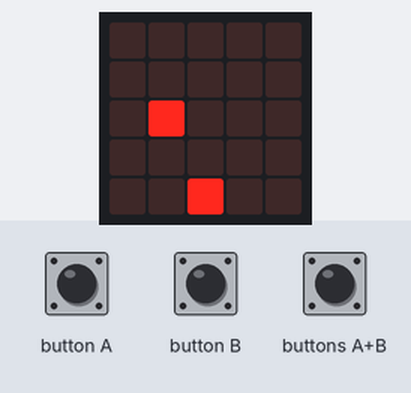
A program run on a simulated BBC micro:bit (MakeCode). Shown: the board's 5×5 LED display. The inputs (shaded band) are chosen by the test bench. Random numbers come from a fixed seed.

Above: at 1.4 s.
1.5 s: buttons A+B pressed for 0.15 s
At 2.2 s:
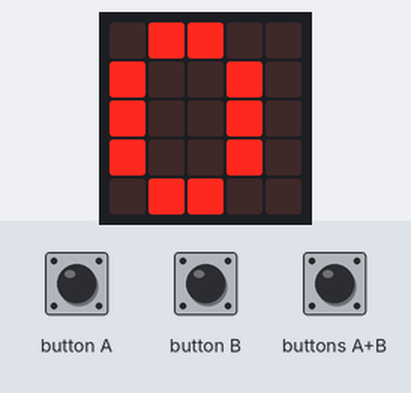
3.9 s: buttons A+B pressed for 1 s
At 6.3 s:
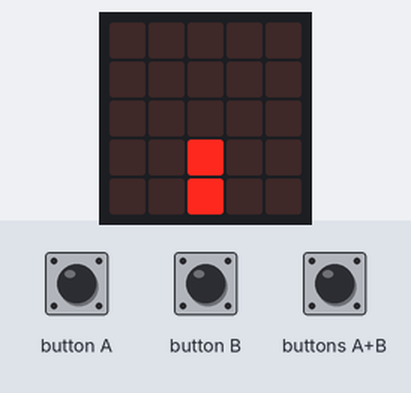
7.9 s: button A pressed for 0.15 s
At 8.9 s:
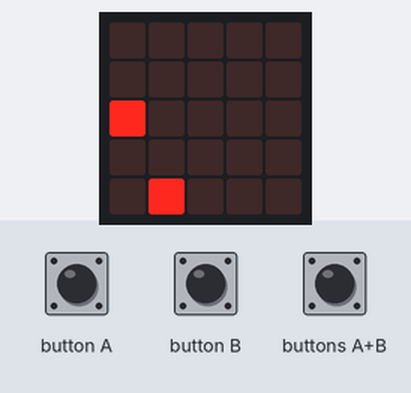
11.0 s: button B pressed for 0.15 s
At 12.2 s:
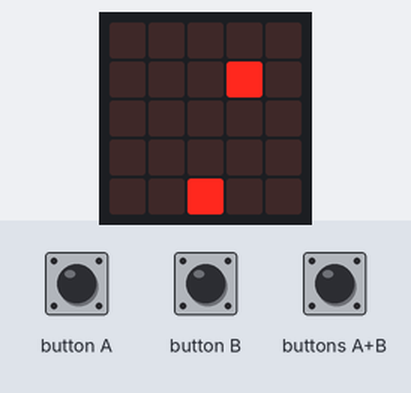
14.1 s: button B pressed for 0.15 s
At 15.5 s:
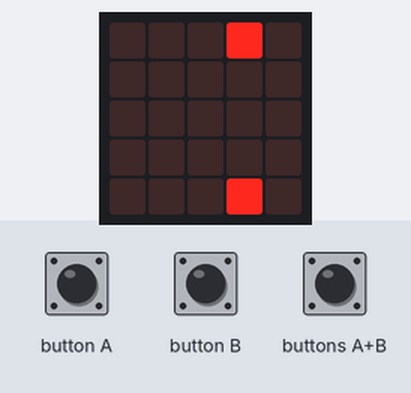
17.2 s: button B pressed for 0.15 s
At 18.5 s:
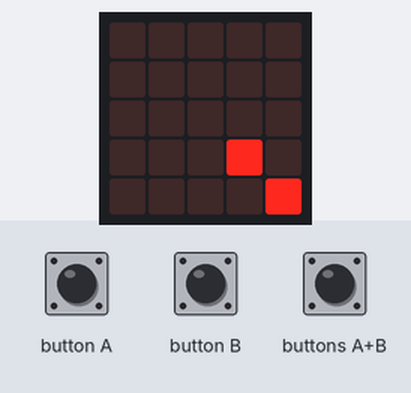
Timing chart, 0 to 20.2 s (numbered marks = the images above; inputs shaded):
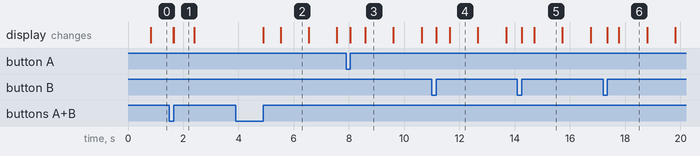

The program:

main.ts
```typescript
input.onButtonPressed(Button.A, function () {
    if (game.isRunning()) {
        if (Player.get(LedSpriteProperty.X) != 0) {
            Player.change(LedSpriteProperty.X, -1)
        }
    }
})
input.onButtonPressed(Button.AB, function () {
    if (game.isPaused()) {
        game.resume()
    } else {
        basic.showNumber(score)
        game.pause()
    }
})
function level_mode () {
    if (_S == 5) {
        level = 2
    }
    if (_S == 10) {
        level = 3
    }
    if (_S == 15) {
        level = 4
    }
}
input.onButtonPressed(Button.B, function () {
    if (game.isRunning()) {
        if (Player.get(LedSpriteProperty.X) != 4) {
            Player.change(LedSpriteProperty.X, 1)
        }
    }
})
let score = 0
let level = 0
let _S = 0
let Player: game.LedSprite = null
Player = game.createSprite(2, 4)
_S = 0
level = 1
score = 0
let item = game.createSprite(randint(0, 4), randint(0, 0))
game.setLife(5)
basic.forever(function () {
    item.change(LedSpriteProperty.Y, 1)
    if (item.isTouching(Player)) {
        score += 1
        _S += 1
    }
    if (!(item.isTouching(Player)) && item.get(LedSpriteProperty.Y) == 4) {
        _S = 0
        if (level > 0) {
            level += -1
        }
    }
    if (item.get(LedSpriteProperty.Y) == 4) {
        item.set(LedSpriteProperty.X, randint(0, 4))
        item.set(LedSpriteProperty.Y, 0)
    }
    basic.pause(1000 - level * 200)
    level_mode()
})
```

test.ts
```typescript
// 在這裡測試；當此封包作為擴充功能時，將不會編譯此內容。
```

Measured:
- after the input at 3.9 s, the display: first changes after 1.0 s (image 2 shows a later state)
- what the display in image 1 shows lasts 0.7 s, from 1.7 s to 2.4 s
- what the display in image 2 shows lasts 1.0 s, from 5.5 s to 6.5 s
